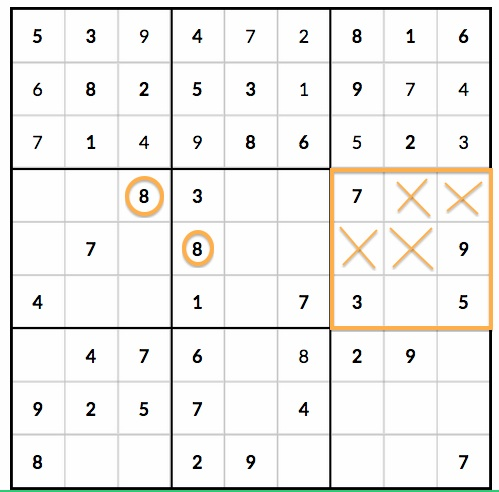
#> input picture test/1.jpg, 499 x 492 px, found by its file name
$ python thresholdtester.py test/1.jpg
#> lines starting #> are read from the running program, lines starting #| are printed output that depends on the picture; after the words box and inside, x2 and y2 are one past the last pixel; in counts of white or black regions, pixels touching at a corner belong together
from PIL import Image
#from PIL import ImageFilter
from PIL import ImageDraw
import math
import os
import time
import copy
import numpy as np
import sys
import platform

class ImagePreprocesser:
	version = '0.1'
	path = os.path.dirname(os.path.realpath(__file__))

	thresholdTestFolder = "/thresholdtest/"
	if (platform.system() == "Windows"):
		thresholdTestFolder = "\\thresholdtest\\"

	threshold = 10 #should be between 0 and 255
	gapOverlapCropPercent = 0.05 #the percentage (relative to the size of a gap overlap) to crop from each gap overlap
	minimumLengthPercent = 0.3

	def __init__(self, imageName):
#> called with imageName = 'test/1.jpg'
		self.imageName = imageName
		self.image = Image.open(self.path + self.imageName)
#> self.image is the input picture: PIL image 499x492 RGB; mean R, G, B 238.6, 238, 235.9
		self.imageGray = self.image.convert("L", dither=Image.NONE)
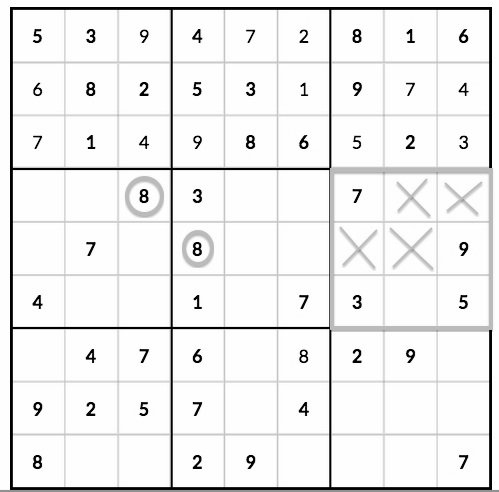
#> self.imageGray: PIL image 499x492 L; min 0, max 255, mean 238
		self.imageBW = self.image.convert('1', dither=Image.NONE)
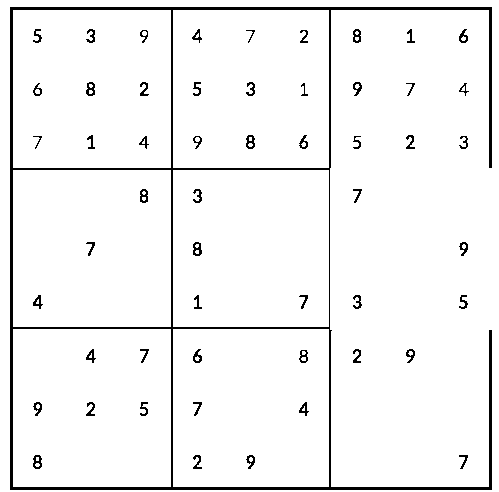
#> self.imageBW: PIL image 499x492 1; 95.4% white; 54 black regions, largest, box (x1, y1, x2, y2) and area: (10, 7, 492, 490) 8271, (193, 242, 202, 256) 79, (86, 82, 95, 96) 78
		self.pixels = self.imageBW.load() #using this to access all pixels is much faster then using getpixel
		self.width, self.height = self.image.size
#> self.width = 499; self.height = 492

	def process(self):
		self.detectBackgroundColor()

	def outputGrayColorCounts(self):
		grayColorCounts = self.imageGray.getcolors()
#> grayColorCounts = 256 pairs, first value 1 to 159852, second value 0 to 255
		highCount = 0
		for i in range (0,len(grayColorCounts)):
			if (grayColorCounts[i][0] > highCount):
				highCount = grayColorCounts[i][0]
#> this loop made 256 passes
#> highCount on passes 1, 253, 254, 255: 4362, 6670, 23389, 159852
#> after the loop, highCount = 159852
		print("High color count: ", highCount)
#| High color count:  159852
		# [18 lines of commented-out code are left out]

	def detectBackgroundColor(self):
		colorCounts = self.imageBW.getcolors()
#> colorCounts = [(11268, 0), (234240, 255)]
		if(colorCounts[1][0] > colorCounts[0][0]):
			self.backgroundColor = 255
		else:
			self.backgroundColor = 0

	def detectLinesVert(self):
		tTime = time.time()

		self.linesVert = []

		minimumVertLength = self.height * self.minimumLengthPercent

		for x in range(self.width):
			pixelColor = testData[x][0]
			#pixelColor = self.pixels[x,0]
			lineLength = 0;
			for y in range(self.height):
				previousPixelColor = pixelColor
				pixelColor = testData[x][y]
				#pixelColor = self.pixels[x,y]
				if (pixelColor != self.backgroundColor):
					if (lineLength == 0) :
						lineStart = y
					lineLength = lineLength + 1
				else:
					if (lineLength >= minimumVertLength):
						self.linesVert.append(((x,lineStart),(x,y)))
					lineLength = 0
			if (lineLength >= minimumVertLength):
				self.linesVert.append(((x,lineStart),(x,y)))

	def customThreshold(self, thresholdValue):
#> called with thresholdValue = 0
		imageGray = self.image.convert('L')
		thresholdArray = np.array(imageGray)

		thresholdArray[thresholdArray >= thresholdValue] = 255
#> thresholdArray: shape (492, 499); every value is 255
		thresholdArray[thresholdArray < thresholdValue] = 0

		thresholdImage = Image.fromarray(thresholdArray)
		thresholdImage.save(self.path + self.thresholdTestFolder + str(thresholdValue) + '.png', format="png")

if (len(sys.argv) > 1):
	ip = ImagePreprocesser(sys.argv[1])
	ip.outputGrayColorCounts()
	ip.process()

	ip.customThreshold(0)
	ip.customThreshold(1)
#> in customThreshold (call 2), `thresholdArray[thresholdArray >= thresholdValue] = 255`: thresholdArray: shape (492, 499); 98.2% white; black in thin lines or dots
	ip.customThreshold(5)
#> in customThreshold (call 3), `thresholdArray[thresholdArray < thresholdValue] = 0`: thresholdArray: shape (492, 499); 97.3% white; black in thin lines or dots
	ip.customThreshold(10)
#> in customThreshold (call 4), `thresholdArray[thresholdArray < thresholdValue] = 0`: thresholdArray: shape (492, 499); 97% white; black in thin lines or dots
	ip.customThreshold(20)
#> in customThreshold (call 5), `thresholdArray[thresholdArray < thresholdValue] = 0`:
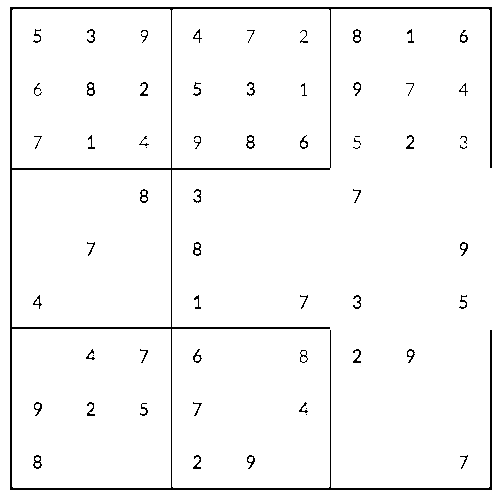
#> thresholdArray: shape (492, 499); 96.9% white; black in thin lines or dots
	ip.customThreshold(30)
#> in customThreshold (call 6), `thresholdArray[thresholdArray < thresholdValue] = 0`:
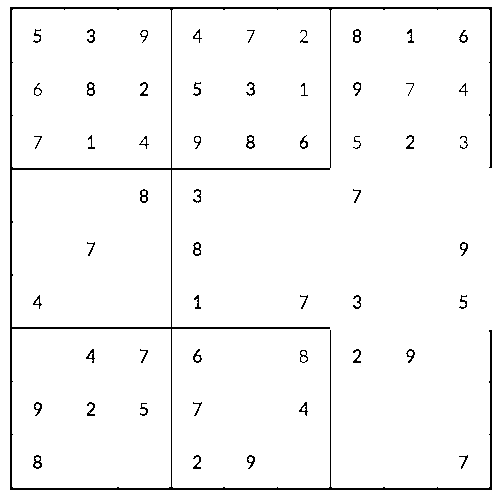
#> thresholdArray: shape (492, 499); 96.8% white; black in thin lines or dots
	ip.customThreshold(40)
	ip.customThreshold(50)
#> in customThreshold (call 8), `thresholdArray[thresholdArray < thresholdValue] = 0`: thresholdArray: shape (492, 499); 96% white; 54 black regions, largest, box (x1, y1, x2, y2) and area: (10, 7, 492, 490) 7324, (353, 29, 361, 43) 68, (246, 135, 255, 149) 68
	ip.customThreshold(60)
	ip.customThreshold(70)
	ip.customThreshold(80)
	ip.customThreshold(90)
	ip.customThreshold(100)
	ip.customThreshold(110)
	ip.customThreshold(120)
	ip.customThreshold(130)
	ip.customThreshold(134)
	ip.customThreshold(140)
	ip.customThreshold(150)
#> in customThreshold (call 19), `thresholdArray[thresholdArray < thresholdValue] = 0`: thresholdArray: shape (492, 499); 94.9% white; 54 black regions, largest, box (x1, y1, x2, y2) and area: (0, 7, 499, 492) 9271, (139, 189, 149, 203) 83, (193, 242, 202, 256) 83
	ip.customThreshold(160)
	ip.customThreshold(170)
	ip.customThreshold(180)
#> in customThreshold (call 22), `thresholdArray[thresholdArray < thresholdValue] = 0`:
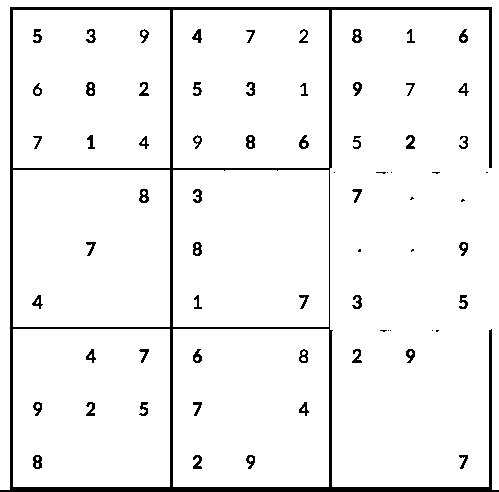
#> thresholdArray: shape (492, 499); 94.4% white; 69 black regions (15 under 20 px), largest, box (x1, y1, x2, y2) and area: (0, 7, 499, 492) 10060, (352, 29, 362, 43) 89, (86, 82, 95, 96) 89
	ip.customThreshold(190)
#> in customThreshold (call 23), `thresholdArray[thresholdArray >= thresholdValue] = 255`:
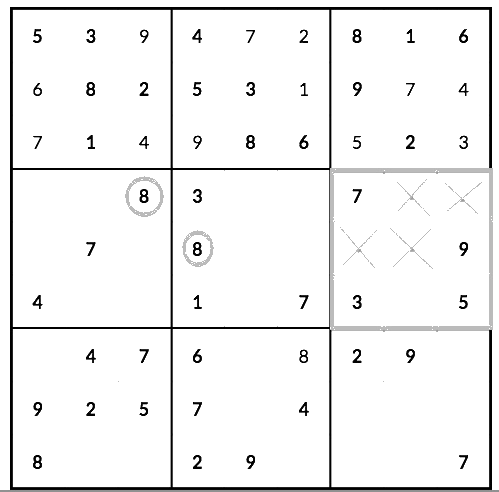
#> thresholdArray: shape (492, 499); min 0, max 255, mean 242
#> in customThreshold (call 23), `thresholdArray[thresholdArray < thresholdValue] = 0`:
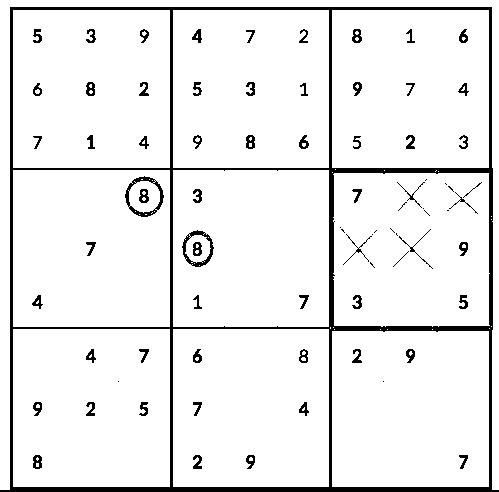
#> thresholdArray: shape (492, 499); 92.8% white; 78 black regions (17 under 20 px), largest, box (x1, y1, x2, y2) and area: (0, 7, 499, 492) 12886, (125, 176, 164, 217) 383, (182, 230, 214, 267) 323
	ip.customThreshold(200)
	ip.customThreshold(210)
	ip.customThreshold(220)
	ip.customThreshold(230)
	ip.customThreshold(240)
	ip.customThreshold(250)
	ip.customThreshold(254)
	ip.customThreshold(255)
	ip.customThreshold(300)

$ run again, on test/26.jpg
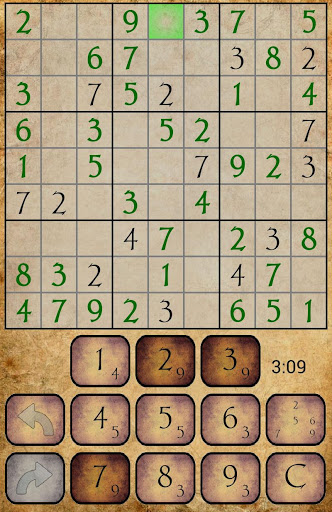
#> input picture test/26.jpg, 332 x 512 px, found by its file name
#> in __init__, self.image is the input picture: PIL image 332x512 RGB; mean R, G, B 174.3, 154.7, 124
#> in __init__, `self.imageBW = self.image.convert('1', dither=Image.NONE)`:
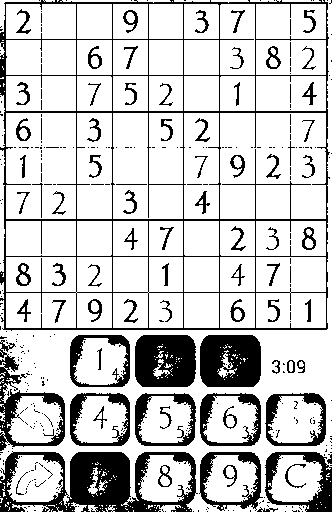
#> self.imageBW: PIL image 332x512 1; 79% white; 374 black regions (295 under 20 px), largest, box (x1, y1, x2, y2) and area: (0, 0, 330, 331) 7746, (0, 451, 198, 512) 5947, (135, 335, 196, 387) 2818
#> grayColorCounts = 215 pairs, first value 1 to 7195, second value 0 to 217
#> the loop in outputGrayColorCounts, `for i in range (0,len(grayColorCounts)):` made 215 passes
#> highCount on passes 1, 2, 180, 181, 182, 183, 184, 185: 1357, 2411, 2421, 2753, 3116, 3390, 3777, 4182
#> after the loop in outputGrayColorCounts, `for i in range (0,len(grayColorCounts)):`: highCount = 7195
#| High color count:  7195
#> colorCounts = [(35702, 0), (134282, 255)]
#> in customThreshold (call 24), `thresholdArray[thresholdArray >= thresholdValue] = 255`:
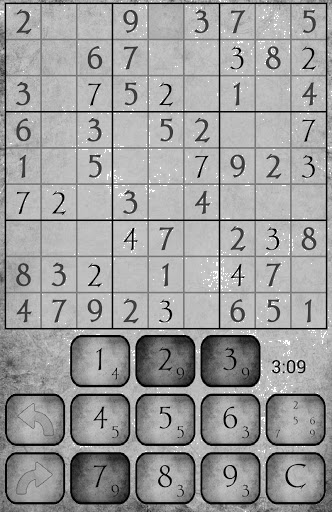
#> thresholdArray: shape (512, 332); min 0, max 255, mean 157.5

$ run again, on test/27.jpg
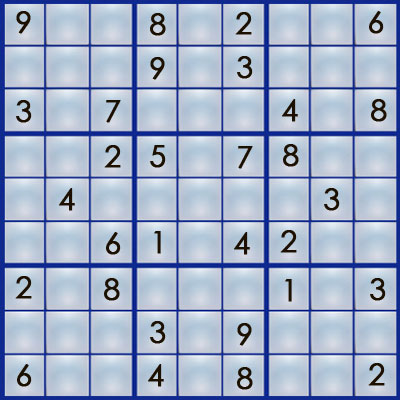
#> input picture test/27.jpg, 400 x 400 px, found by its file name
#> in __init__, self.image is the input picture: PIL image 400x400 RGB; mean R, G, B 162.9, 176, 202
#> in __init__, `self.imageBW = self.image.convert('1', dither=Image.NONE)`:
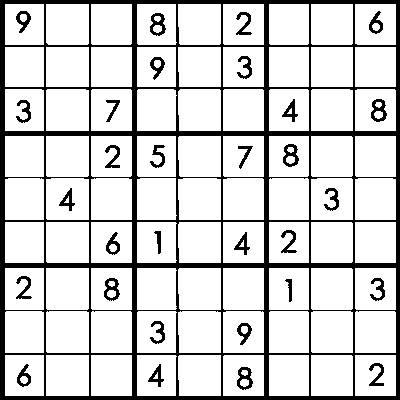
#> self.imageBW: PIL image 400x400 1; 82.8% white; 31 black regions, largest, box (x1, y1, x2, y2) and area: (0, 0, 400, 400) 23038, (371, 99, 387, 122) 195, (283, 144, 299, 167) 192
#> grayColorCounts = 251 pairs, first value 1 to 6990, second value 1 to 251
#> the loop in outputGrayColorCounts, `for i in range (0,len(grayColorCounts)):` made 251 passes
#> highCount on passes 1, 3, 4, 7, 9, 10, 11, 12: 2, 6, 17, 30, 47, 67, 85, 118
#> after the loop in outputGrayColorCounts, `for i in range (0,len(grayColorCounts)):`: highCount = 6990
#| High color count:  6990
#> colorCounts = [(27514, 0), (132486, 255)]
#> in customThreshold (call 24), `thresholdArray[thresholdArray < thresholdValue] = 0`:
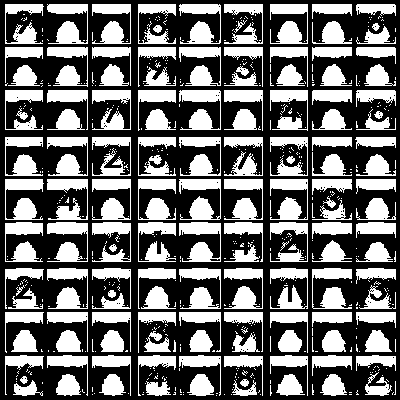
#> thresholdArray: shape (400, 400); 41.6% white; 549 white regions (411 under 20 px), largest, box (x1, y1, x2, y2) and area: (179, 179, 221, 220) 924, (179, 90, 221, 130) 909, (179, 222, 221, 262) 907

$ run again, on test/28.jpg
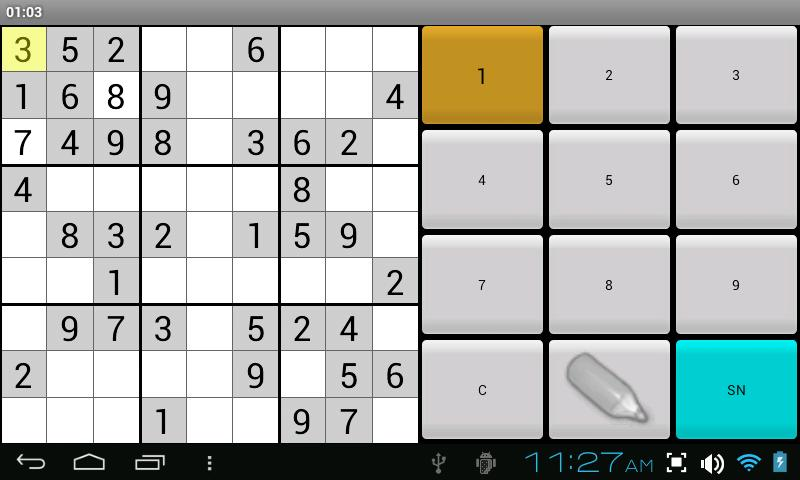
#> input picture test/28.jpg, 800 x 480 px, found by its file name
#> in __init__, self.image is the input picture: PIL image 800x480 RGB; mean R, G, B 176.7, 181.5, 178.1
#> self.imageBW: PIL image 800x480 1; 82.8% white; 81 black regions (23 under 20 px), largest, box (x1, y1, x2, y2) and area: (0, 6, 800, 480) 58634, (75, 455, 103, 468) 283, (62, 223, 78, 248) 201
#> grayColorCounts = 256 pairs, first value 16 to 77036, second value 0 to 255
#> the loop in outputGrayColorCounts, `for i in range (0,len(grayColorCounts)):` made 256 passes
#> highCount on passes 1, 11, 207, 209, 256: 13537, 17591, 35219, 70340, 77036
#> after the loop in outputGrayColorCounts, `for i in range (0,len(grayColorCounts)):`: highCount = 77036
#| High color count:  77036
#> colorCounts = [(65900, 0), (318100, 255)]
#> in customThreshold (call 24), `thresholdArray[thresholdArray >= thresholdValue] = 255`:
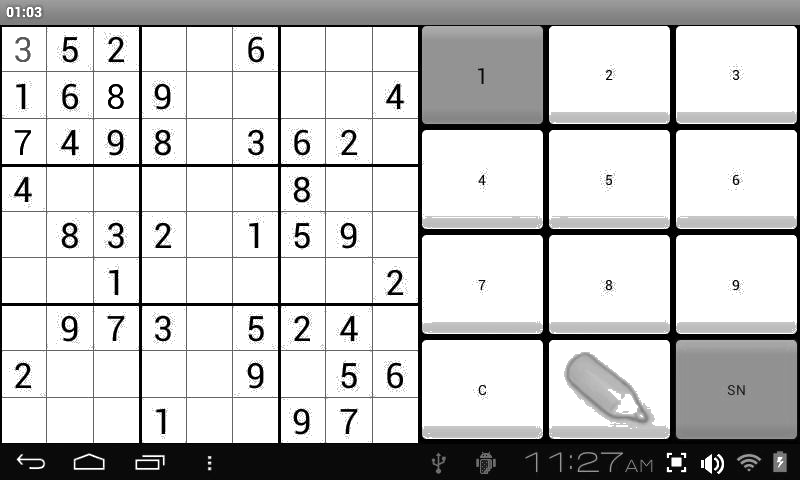
#> thresholdArray: shape (480, 800); min 0, max 255, mean 199.4
